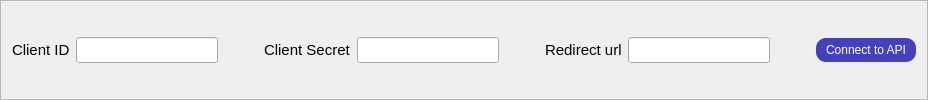
                 <widget class="QFrame" name="frame_62">
                  <property name="frameShape">
                   <enum>QFrame::StyledPanel</enum>
                  </property>
                  <property name="frameShadow">
                   <enum>QFrame::Raised</enum>
                  </property>
                  <layout class="QHBoxLayout" name="horizontalLayout_38">
                   <item>
                    <widget class="QLabel" name="label_32">
                     <property name="font">
                      <font>
                       <pointsize>11</pointsize>
                      </font>
                     </property>
                     <property name="text">
                      <string>Client ID</string>
                     </property>
                    </widget>
                   </item>
                   <item>
                    <widget class="QLineEdit" name="APITokenLine">
                     <property name="font">
                      <font>
                       <pointsize>11</pointsize>
                      </font>
                     </property>
                     <property name="maxLength">
                      <number>100</number>
                     </property>
                    </widget>
                   </item>
                   <item>
                    <spacer name="horizontalSpacer_32">
                     <property name="orientation">
                      <enum>Qt::Horizontal</enum>
                     </property>
                     <property name="sizeHint" stdset="0">
                      <size>
                       <width>40</width>
                       <height>20</height>
                      </size>
                     </property>
                    </spacer>
                   </item>
                   <item>
                    <widget class="QLabel" name="label_37">
                     <property name="font">
                      <font>
                       <pointsize>11</pointsize>
                      </font>
                     </property>
                     <property name="text">
                      <string>Client Secret</string>
                     </property>
                    </widget>
                   </item>
                   <item>
                    <widget class="QLineEdit" name="APISecretLine">
                     <property name="font">
                      <font>
                       <pointsize>11</pointsize>
                      </font>
                     </property>
                     <property name="maxLength">
                      <number>100</number>
                     </property>
                    </widget>
                   </item>
                   <item>
                    <spacer name="horizontalSpacer_33">
                     <property name="orientation">
                      <enum>Qt::Horizontal</enum>
                     </property>
                     <property name="sizeHint" stdset="0">
                      <size>
                       <width>40</width>
                       <height>20</height>
                      </size>
                     </property>
                    </spacer>
                   </item>
                   <item>
                    <widget class="QLabel" name="label_38">
                     <property name="font">
                      <font>
                       <pointsize>11</pointsize>
                      </font>
                     </property>
                     <property name="text">
                      <string>Redirect url</string>
                     </property>
                    </widget>
                   </item>
                   <item>
                    <widget class="QLineEdit" name="APIurlLine">
                     <property name="font">
                      <font>
                       <pointsize>11</pointsize>
                      </font>
                     </property>
                     <property name="maxLength">
                      <number>100</number>
                     </property>
                    </widget>
                   </item>
                   <item>
                    <spacer name="horizontalSpacer_34">
                     <property name="orientation">
                      <enum>Qt::Horizontal</enum>
                     </property>
                     <property name="sizeHint" stdset="0">
                      <size>
                       <width>40</width>
                       <height>20</height>
                      </size>
                     </property>
                    </spacer>
                   </item>
                   <item>
                    <widget class="QPushButton" name="ConnectAPIBtn">
                     <property name="styleSheet">
                      <string notr="true">QPushButton{
	background-color:rgb(67, 65, 189);
	color:rgb(255, 255, 255);
	padding: 5px 10px; 
	border-top-left-radius: 10px;
	border-top-right-radius: 10px;
	border-bottom-left-radius: 10px;
	border-bottom-right-radius: 10px;
	border-left: 2px solidrgb(135, 153, 184);
	border-right: 2px solidrgb(135, 153, 184);
	border-top: 2px solidrgb(135, 153, 184);
	border-bottom: 2px solidrgb(135, 153, 184);
}
QPushButton:hover{
	background-color:rgb(43, 34, 173);
}
QPushButton:pressed{
	background-color:rgb(126, 255, 247);
}</string>
                     </property>
                     <property name="text">
                      <string>Connect to API</string>
                     </property>
                    </widget>
                   </item>
                  </layout>
                 </widget>
